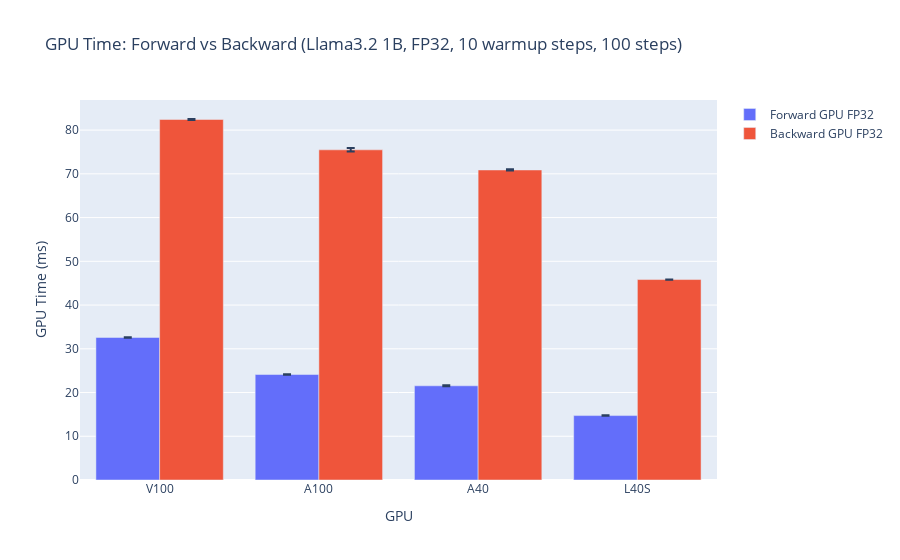

This figure's notebook cell:
### Code cell
# GPU Time Analysis for GPU Efficiency
# Note: We focus on GPU execution time rather than CPU time because:
# - GPU time measures actual computational work on the GPU hardware
# - CPU time includes host-side overhead (kernel launches, memory transfers, PyTorch overhead)
# - For GPU efficiency analysis, we want to understand how efficiently the GPU cores are utilized

gpus, fp32_fwd_cpu, fp32_bwd_cpu, fp32_fwd_gpu, fp32_bwd_gpu, fp32_fwd_cpu_err, fp32_bwd_cpu_err, fp32_fwd_gpu_err, fp32_bwd_gpu_err = get_time_data(files_fp32)

fig4 = go.Figure(data=[
    go.Bar(name='Forward GPU FP32', x=gpus, y=fp32_fwd_gpu,
           error_y=dict(type='data', array=fp32_fwd_gpu_err, visible=True)),
    go.Bar(name='Backward GPU FP32', x=gpus, y=fp32_bwd_gpu,
           error_y=dict(type='data', array=fp32_bwd_gpu_err, visible=True))
])
fig4.update_layout(
    title="GPU Time: Forward vs Backward (Llama3.2 1B, FP32, 10 warmup steps, 100 steps)",
    xaxis_title="GPU",
    yaxis_title="GPU Time (ms)",
    barmode='group'
)
fig4.show()

### Figure 1 — Plotly figure (JSON) as saved in the notebook; plotly's stock layout.template omitted (floating-point values rounded to 4 significant figures)
{"data": [{"error_y": {"array": [0.06923, 0.0649, 0.1164, 0.05121], "type": "data", "visible": true}, "name": "Forward GPU FP32", "type": "bar", "x": ["V100", "A100", "A40", "L40S"], "y": [32.59, 24.12, 21.54, 14.73]}, {"error_y": {"array": [0.1071, 0.3954, 0.1437, 0.03165], "type": "data", "visible": true}, "name": "Backward GPU FP32", "type": "bar", "x": ["V100", "A100", "A40", "L40S"], "y": [82.43, 75.49, 70.88, 45.83]}], "layout": {"barmode": "group", "title": {"text": "GPU Time: Forward vs Backward (Llama3.2 1B, FP32, 10 warmup steps, 100 steps)"}, "xaxis": {"title": {"text": "GPU"}}, "yaxis": {"title": {"text": "GPU Time (ms)"}}}}
